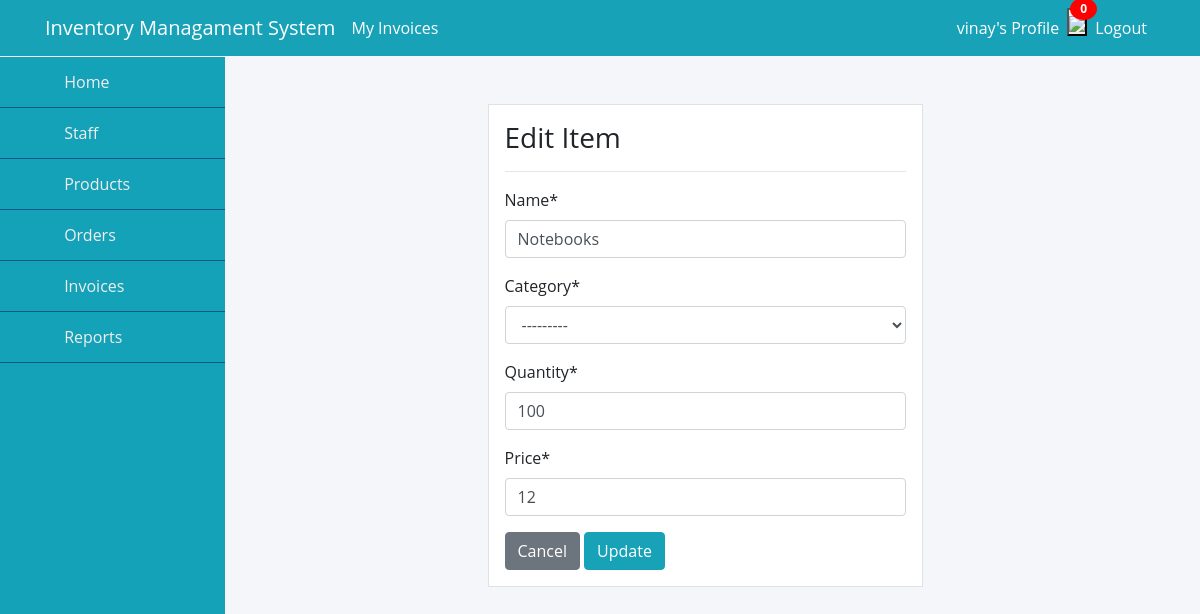
Screenshot of /product/update/1/ (signed in) with the database file from the repository.
### dashboard/models.py (models this page shows, shortened)
class Product(models.Model):
    name = models.CharField(max_length=100, null=True)
    category = models.CharField(max_length=20, choices=CATEGORY, null=True)
    quantity = models.PositiveIntegerField(null=True)
    price = models.PositiveBigIntegerField(null=True)
    class Meta:
        verbose_name_plural = 'Product'

### dashboard/views.py (the view)
# urls.py: path('product/update/<int:pk>/', views.product_update, name ='dashboard-product-update'),
@login_required
def product_update(request, pk):
    notif_data = Notification.objects.filter(is_seen=False,visible_to=request.user).order_by('-date')[:1]
    notif_data_all = Notification.objects.filter(visible_to=request.user)
    notif_count = Notification.objects.filter(is_seen=False,visible_to=request.user).count()
    item = Product.objects.get(id=pk)
    if request.method=='POST':
        form = ProductForm(request.POST, instance=item)
        order_quantity =  request.POST['quantity']
        product = Product.objects.filter(pk = pk)
        str1 = product[0]
        str2 = str(str1).split('-')
        pdp_count = str2[1]
        if form.is_valid():
            added_count = int(pdp_count)+int(order_quantity)
            update_product = Product.objects.get(pk = pk)
            update_product.quantity = added_count
            update_product.save()
            messages.success(request, f'Product Quantity of {str2[0]} is Updated Successfully!')
            return redirect('dashboard-product')
    else:
        form = ProductForm(instance=item)
    context={
        'form':form,
        'notif_data': notif_data,
        'notif_count': notif_count,
        'notif_data_all': notif_data_all,
    }
    return render(request, 'dashboard/product_update.html', context)

### dashboard/forms.py
class ProductForm(forms.ModelForm):
    class Meta:
        model = Product
        fields = ['name', 'category', 'quantity', 'price']

### templates/dashboard/product_update.html (shortened to what this page needs)
{% extends 'partials/base.html' %}
{% load crispy_forms_tags %}
{% block content %}
{% include 'partials/topnav.html' %}
<div class="container" style="padding-left: 225px;">
    <div class="row mt-5">
        <div class="col-md-6 offset-md-3" style="width: 750px;">
            <div class="border bg-white p-3">
                <h3>Edit Item</h3>
                <hr>
                <form method="POST">
                    {{ form|crispy }}
                    <a class="btn btn-secondary" href="{% url 'dashboard-product'%}">Cancel</a>
                    <input class="btn btn-info" type="submit" value="Update">
                </form>
            </div>
        </div>
    </div>
</div>
{% endblock %}

### templates/partials/nav.html (shortened to what this page needs)
<nav class="navbar navbar-expand-lg navbar-info bg-info">
    <div class="container">
        <a class="navbar-brand text-white" href="{% url 'dashboard-index' %}">Inventory Managament System</a>
        {% if user.is_authenticated %}
        {% if user.is_authenticated and not user.is_superuser %}
        <a class="navbar-item text-white" href="{% url 'dashboard-staff-myinvoice' %}">My Invoices</a>
        {% endif %}
        <div class="collapse navbar-collapse" id="navbarSupportedContent">
            <ul class="navbar-nav ml-auto left">
                <li class="nav-item active">
                    <a class="nav-link text-white" href="{% url 'user-profile' %}">{{ user.username }}'s Profile </a>
                </li>
                    <li class="nav-item active">
                    <a href="#" class="notification">
                        <button id="myBtn" ><img src="https://img.icons8.com/material-rounded/24/000000/appointment-reminders.png"/></button>
                        <span class="badge">{{notif_count}}</span>
                    </a>
                </li>
                <li class="nav-item">
                    <a class="nav-link text-white" href="{% url 'user-logout' %}">Logout</a>
                </li>
            </ul>
            {% endif %}
        </div>
    </div>
</nav>

### static/style.css (style rules this page uses)
body { background: rgb(230, 227, 227); }

### templates/partials/base.html (style rules this page uses)
* { list-style: none; text-decoration: none; margin: 0; padding: 0; box-sizing: border-box; font-family: 'Open Sans', sans-serif; }
body { background: #f5f6fa; }

### templates/partials/nav.html (style rules this page uses)
.notification { background-color: #555; color: white; text-decoration: none; position: relative; display: inline-block; border-radius: 2px; }
.notification .badge { position: absolute; top: -10px; right: -10px; padding: 5px 10px; border-radius: 50%; background: red; color: white; }

### rows the page displays
Product: name "Notebooks", category "---------", quantity "100", price "12"

### other values shown
{{ user.username }} "vinay"
{{ notif_count }} "0"
